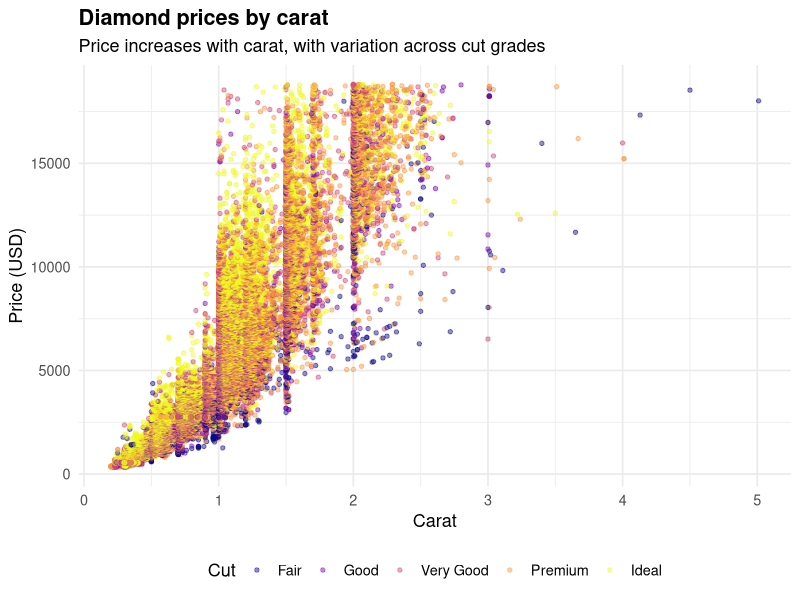

Here is the R script that generated this plot:
library(tidyverse)

result <- sum(1:10)
print(result)

diamonds_plot <- ggplot(diamonds, aes(x = carat, y = price, color = cut)) +
  geom_point(alpha = 0.45, size = 1.2) +
  scale_color_viridis_d(option = "C") +
  labs(
    title = "Diamond prices by carat",
    subtitle = "Price increases with carat, with variation across cut grades",
    x = "Carat",
    y = "Price (USD)",
    color = "Cut"
  ) +
  theme_minimal(base_size = 13) +
  theme(
    plot.title = element_text(face = "bold"),
    legend.position = "bottom"
  )

ggsave("diamonds-1.png", plot = diamonds_plot, width = 10, height = 7, dpi = 300)
